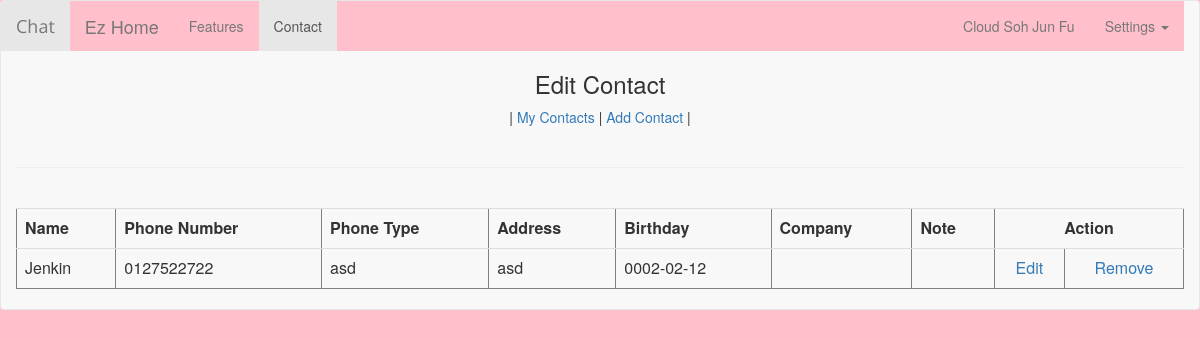
The app's page /php/edit.php (signed in), older data.
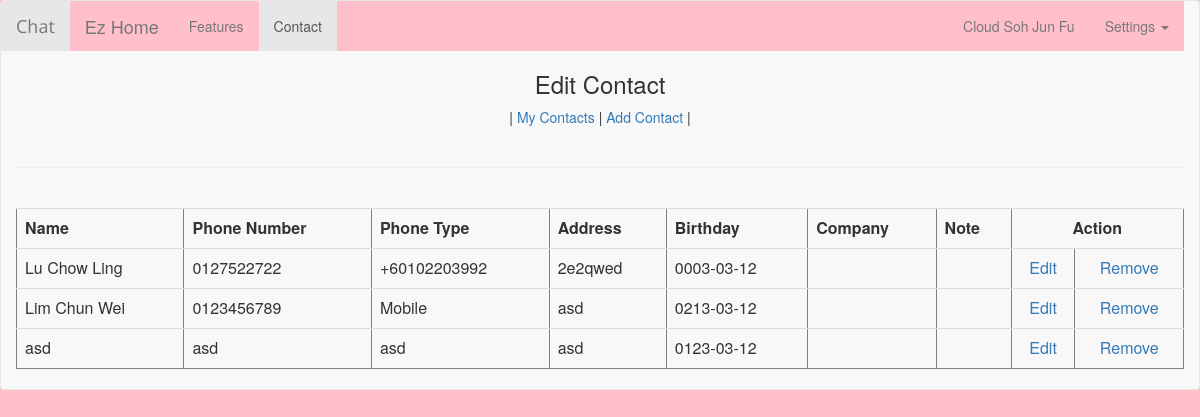
The same page, newer data.
### tables this page shows
CREATE TABLE IF NOT EXISTS `info` (
  `info_id` int(65) NOT NULL,
  `user` varchar(65) NOT NULL,
  `name` varchar(65) NOT NULL,
  `phone` varchar(65) NOT NULL,
  `phonetype` varchar(65) NOT NULL,
  `grouptype` enum('Favourite','Friends','Family','Default') NOT NULL,
  `address` varchar(65) NOT NULL,
  `birthday` date NOT NULL,
  `company` varchar(65) NOT NULL,
  `note` varchar(65) NOT NULL
);

### php/session.php (called while the page is built, shortened)
<?php
$connection = mysql_connect("localhost", "root", "");
$user_check=$_SESSION['login_user'];
$ses_sql=mysql_query("select * from users where email='$user_check'", $connection);
$row = mysql_fetch_assoc($ses_sql);
$login_id=$row['userid'];
$login_fname=$row['fname'];
$login_lname=$row['lname'];
?>

### php/edit.php (the view, shortened to what this page needs)
<?php
  include("session.php");
?>
<html>
  <head>
    <link href="../css/font-awesome.min.css" rel="stylesheet">
    <link href="../css/bootstrap.min.css" rel="stylesheet">
    <link href="../css/bootstrap.css" rel="stylesheet">
    <link href='../css/style.css' rel='stylesheet'>
  </head>
  <body>
    <div class="jumbotron">
      <nav class="navbar navbar-default">
  <div class="container-fluid">
    <div class="navbar-header">
      <a class="navbar-brand icon-menu" href="#">Chat</a>
      <a class="navbar-brand" href="main.php" style="margin-left:0px">Ez Home</a>
    </div>
    <div class="collapse navbar-collapse" id="index-navbar" style="background-color:pink">
      <ul class="nav navbar-nav">
        <li ><a href="main.php">Features </a></li>
        <li class="active"><a href="contact.php">Contact <span class="sr-only">(current)</span></a></li>
      </ul>
         <?php if(isset($login_email)){?><ul class="nav navbar-nav navbar-right"><li><a href="profile.php?a=<?php echo $login_id;?>" class="navbar-link"><?php echo $login_fname .' '. $login_lname;?></a></li><?php }?>
        <li class="dropdown">
          <a href="#" class="dropdown-toggle" data-toggle="dropdown" role="button" aria-haspopup="true" aria-expanded="false">Settings <span class="caret"></span></a>
        </li>
      </ul>
      </div>
      </div>
      <div class="container-fluid">
      <center>
      <STRONG><h3>Edit Contact</h3></STRONG>
       | <a href='contact.php'>My Contacts</a> | <a href='add.php'>Add Contact</a> |
      </center>
        <br />
      <hr>
      <br/>
  <?php
      echo "<table border='1' class='table table-responsive table-hover' >";
      $e = $_SESSION['login_user'];
      $locate =mysql_query("select * from info where user='$e'");
      echo "<tr>";
      echo "<thread>";
      echo "<th>Name</th>";
      echo "<th>Phone Number</th>";
      echo "<th>Phone Type</th>";
      echo "<th>Address</th>";
      echo "<th>Birthday</th>";
       echo "<th>Company</th>";
       echo "<th>Note</th>";
       echo "<th colspan='2'><center>Action</th>";
       echo"</thread>";
      echo "</tr>";
      while($rows=mysql_fetch_array($locate)){
        echo "<tr>";
        echo "<td>".$rows['name']."</td>";
        echo "<td>".$rows['phone']."</td>";
        echo "<td>".$rows['phonetype']."</td>";
        echo "<td>".$rows['address']."</td>";
        echo "<td>".$rows['birthday']."</td>";
        echo "<td>".$rows['company']."</td>";
        echo "<td>".$rows['note']."</td>";
        echo "<td title=Edit><a href=\"editform.php?id=$rows[info_id]\"><center>Edit</a></td>";
        echo "<td title=Remove><a href='deletecontact.php?id=".$rows['info_id']."'><center>Remove</a></td>";
        }
        echo "</tr>";
      echo "</table>";
    ?>
      </nav>
    </div>
  </body>
</html>

Row changes from the older to the newer data that the page shows:
removed info: name "Jenkin", phone "0127522722", phonetype "asd", address "asd", birthday "0002-02-12"
added info: name "Lu Chow Ling", phone "0127522722", phonetype "+60102203992", address "2e2qwed", birthday "0003-03-12"
added info: name "Lim Chun Wei", phone "0123456789", phonetype "Mobile", address "asd", birthday "0213-03-12"
added info: name "asd", phone "asd", phonetype "asd", address "asd", birthday "0123-03-12"
